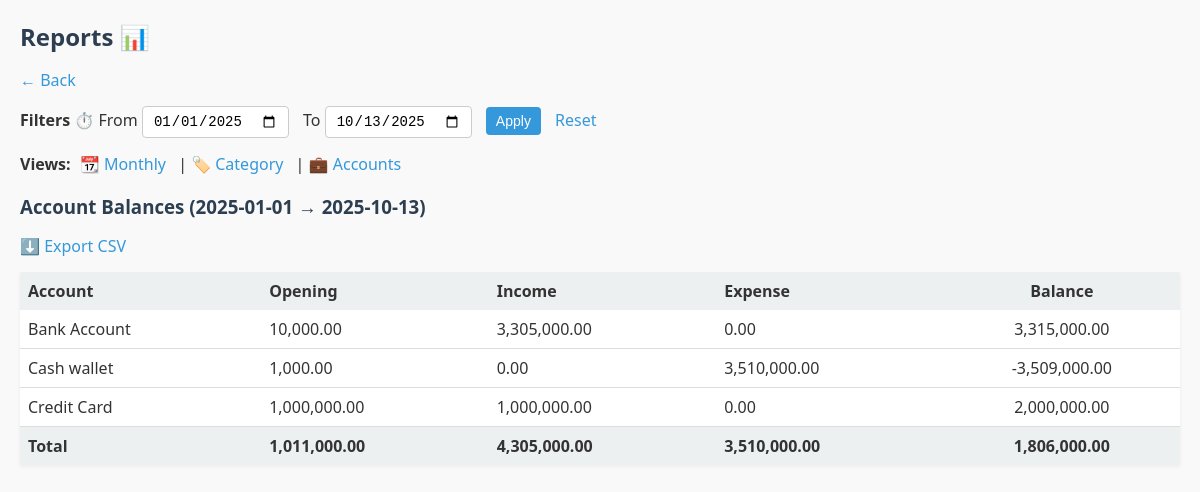
/app/reports/index.php?view=accounts&from=2025-01-01&to=2025-10-13 (signed in), run on an earlier commit of the app's database.
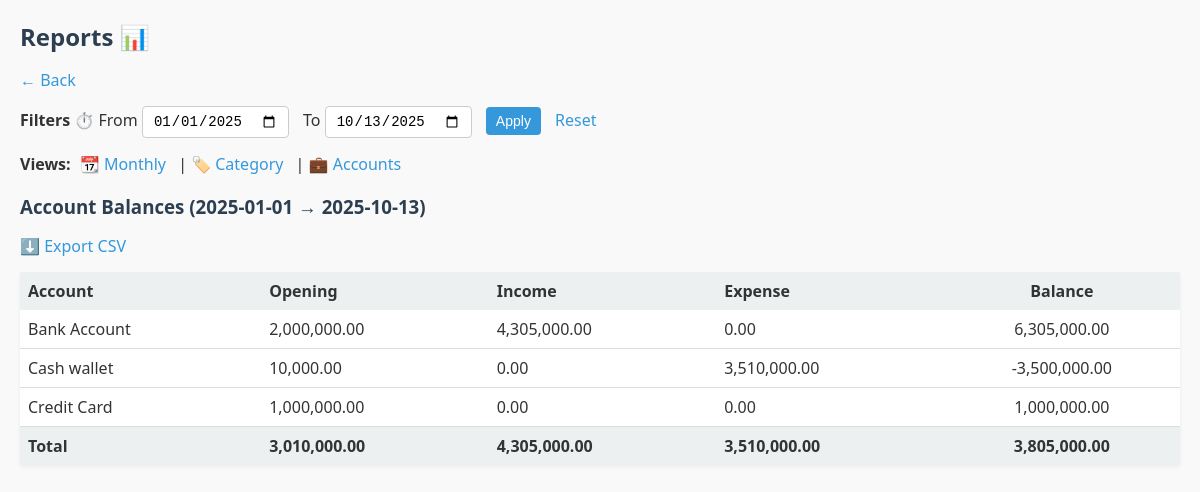
And on a later commit of the database.
### tables this page shows
CREATE TABLE ACCOUNTS_LOCAL (
  local_account_id  INTEGER PRIMARY KEY AUTOINCREMENT,
  user_local_id     INTEGER NOT NULL,
  server_account_id INTEGER,
  account_name      TEXT NOT NULL,
  account_type      TEXT NOT NULL CHECK(account_type IN ('CASH','BANK','CARD','MOBILE')),
  currency_code     TEXT NOT NULL DEFAULT 'LKR',
  opening_balance   REAL NOT NULL DEFAULT 0,
  is_active         INTEGER NOT NULL DEFAULT 1, -- 1/0
  created_at        TEXT NOT NULL,
  updated_at        TEXT NOT NULL,
  FOREIGN KEY(user_local_id) REFERENCES USERS_LOCAL(local_user_id)
);

### app/reports/index.php (the view, shortened to what this page needs)
<?php
$pdo = sqlite();
$uid = (int)$_SESSION['uid'];
function h($x){ return htmlspecialchars((string)$x, ENT_QUOTES, 'UTF-8'); }
$view   = $_GET['view'] ?? 'monthly';
$from   = $_GET['from'] ?? date('Y-01-01');
$to     = $_GET['to']   ?? date('Y-m-d');
$where = "t.user_local_id = ? AND date(t.txn_date) BETWEEN date(?) AND date(?)";
if ($view === 'accounts') {
    $accSql = "
        SELECT
            a.local_account_id,
            a.account_name,
            a.opening_balance,
            COALESCE(SUM(CASE WHEN t.txn_type='INCOME'  THEN t.amount END),0)  AS inc_amt,
            COALESCE(SUM(CASE WHEN t.txn_type='EXPENSE' THEN t.amount END),0)  AS exp_amt
        FROM ACCOUNTS_LOCAL a
        LEFT JOIN TRANSACTIONS_LOCAL t
            ON t.account_local_id = a.local_account_id
           AND $where
        WHERE a.user_local_id = ?
        GROUP BY a.local_account_id, a.account_name, a.opening_balance
        ORDER BY a.account_name
    ";
    $st = $pdo->prepare($accSql);
    $st->execute([$uid,$from,$to,$uid]);
    $rows = $st->fetchAll(PDO::FETCH_ASSOC);
}
?>
<!doctype html>
<html>
<head>
    <link rel="stylesheet" href="<?= APP_BASE ?>/app/reports/index.css">
</head>
<body>
<h2>Reports 📊</h2>
<p><a href="<?= APP_BASE ?>/public/dashboard.php">← Back</a></p>
<form method="get" class="filter-form">
    <b>Filters ⏱️</b>
    <label>From</label>
    <input type="date" name="from" value="<?= h($from) ?>">
    <label>To</label>
    <input type="date" name="to" value="<?= h($to) ?>">
    <button type="submit">Apply</button>
    <a href="<?= APP_BASE ?>/app/reports/index.php?view=<?= h($view) ?>">Reset</a>
</form>
<nav class="view-nav">
    <b>Views:</b>
    <a href="<?= APP_BASE ?>/app/reports/index.php?view=monthly&from=<?= h($from) ?>&to=<?= h($to) ?>">📆 Monthly</a> |
    <a href="<?= APP_BASE ?>/app/reports/index.php?view=category&from=<?= h($from) ?>&to=<?= h($to) ?>">🏷️ Category</a> |
    <a href="<?= APP_BASE ?>/app/reports/index.php?view=accounts&from=<?= h($from) ?>&to=<?= h($to) ?>">💼 Accounts</a>
</nav>
<?php if ($view === 'accounts'): ?>
    <h3>Account Balances (<?= h($from) ?> → <?= h($to) ?>)</h3>
    <p><a href="<?= APP_BASE ?>/app/reports/index.php?view=accounts&from=<?= h($from) ?>&to=<?= h($to) ?>&export=1">⬇️ Export CSV</a></p>
    <table class="report-table">
        <tr><th>Account</th><th>Opening</th><th>Income</th><th>Expense</th><th>Balance</th></tr>
        <?php $totOpen=0;$totInc=0;$totExp=0;$totBal=0; foreach($rows as $r):
            $bal = (float)$r['opening_balance'] + (float)$r['inc_amt'] - (float)$r['exp_amt'];
            $totOpen+=(float)$r['opening_balance']; $totInc+=(float)$r['inc_amt']; $totExp+=(float)$r['exp_amt']; $totBal+=$bal; ?>
            <tr>
                <td><?= h($r['account_name']) ?></td>
                <td><?= number_format((float)$r['opening_balance'],2) ?></td>
                <td><?= number_format((float)$r['inc_amt'],2) ?></td>
                <td><?= number_format((float)$r['exp_amt'],2) ?></td>
                <td><?= number_format($bal,2) ?></td>
            </tr>
        <?php endforeach; ?>
        <tr><th>Total</th><th><?= number_format($totOpen,2) ?></th><th><?= number_format($totInc,2) ?></th><th><?= number_format($totExp,2) ?></th><th><?= number_format($totBal,2) ?></th></tr>
    </table>
<?php endif; ?>
</body>
</html>

### app/reports/index.css (style rules this page uses)
body { font-family: "Segoe UI", Tahoma, Geneva, Verdana, sans-serif; background-color: #f9f9f9; color: #333; margin: 20px; }
h2, h3 { color: #2c3e50; margin-bottom: 10px; }
p, form, nav { margin-bottom: 15px; }
a { color: #3498db; text-decoration: none; margin-right: 8px; }
form input, form select, form button { padding: 6px 10px; margin-right: 10px; border-radius: 4px; border: 1px solid #ccc; font-size: 14px; }
form button { background-color: #3498db; color: #fff; border: none; cursor: pointer; transition: 0.2s; }
table { width: 100%; border-collapse: collapse; margin-bottom: 20px; background-color: #fff; box-shadow: 0 2px 4px rgba(0,0,0,0.05); }
table th { background-color: #ecf0f1; text-align: left; padding: 8px; font-weight: 600; }
table td { padding: 8px; border-bottom: 1px solid #ddd; }
th, td { text-align: left; }
th:last-child, td:last-child { text-align: center; }
nav b { margin-right: 5px; }

What changed in the data, as far as the page shows it:
changed accounts_local "Bank Account": opening_balance "10,000.00" → "2,000,000.00"; inc_amt "3,305,000.00" → "4,305,000.00"; bal "3,315,000.00" → "6,305,000.00"
changed accounts_local "Cash wallet": opening_balance "1,000.00" → "10,000.00"; bal "-3,509,000.00" → "-3,500,000.00"
changed accounts_local "Credit Card": inc_amt "1,000,000.00" → "0.00"; bal "2,000,000.00" → "1,000,000.00"
Also different on the page:
$totOpen: "1,011,000.00" → "3,010,000.00"
$totBal: "1,806,000.00" → "3,805,000.00"
